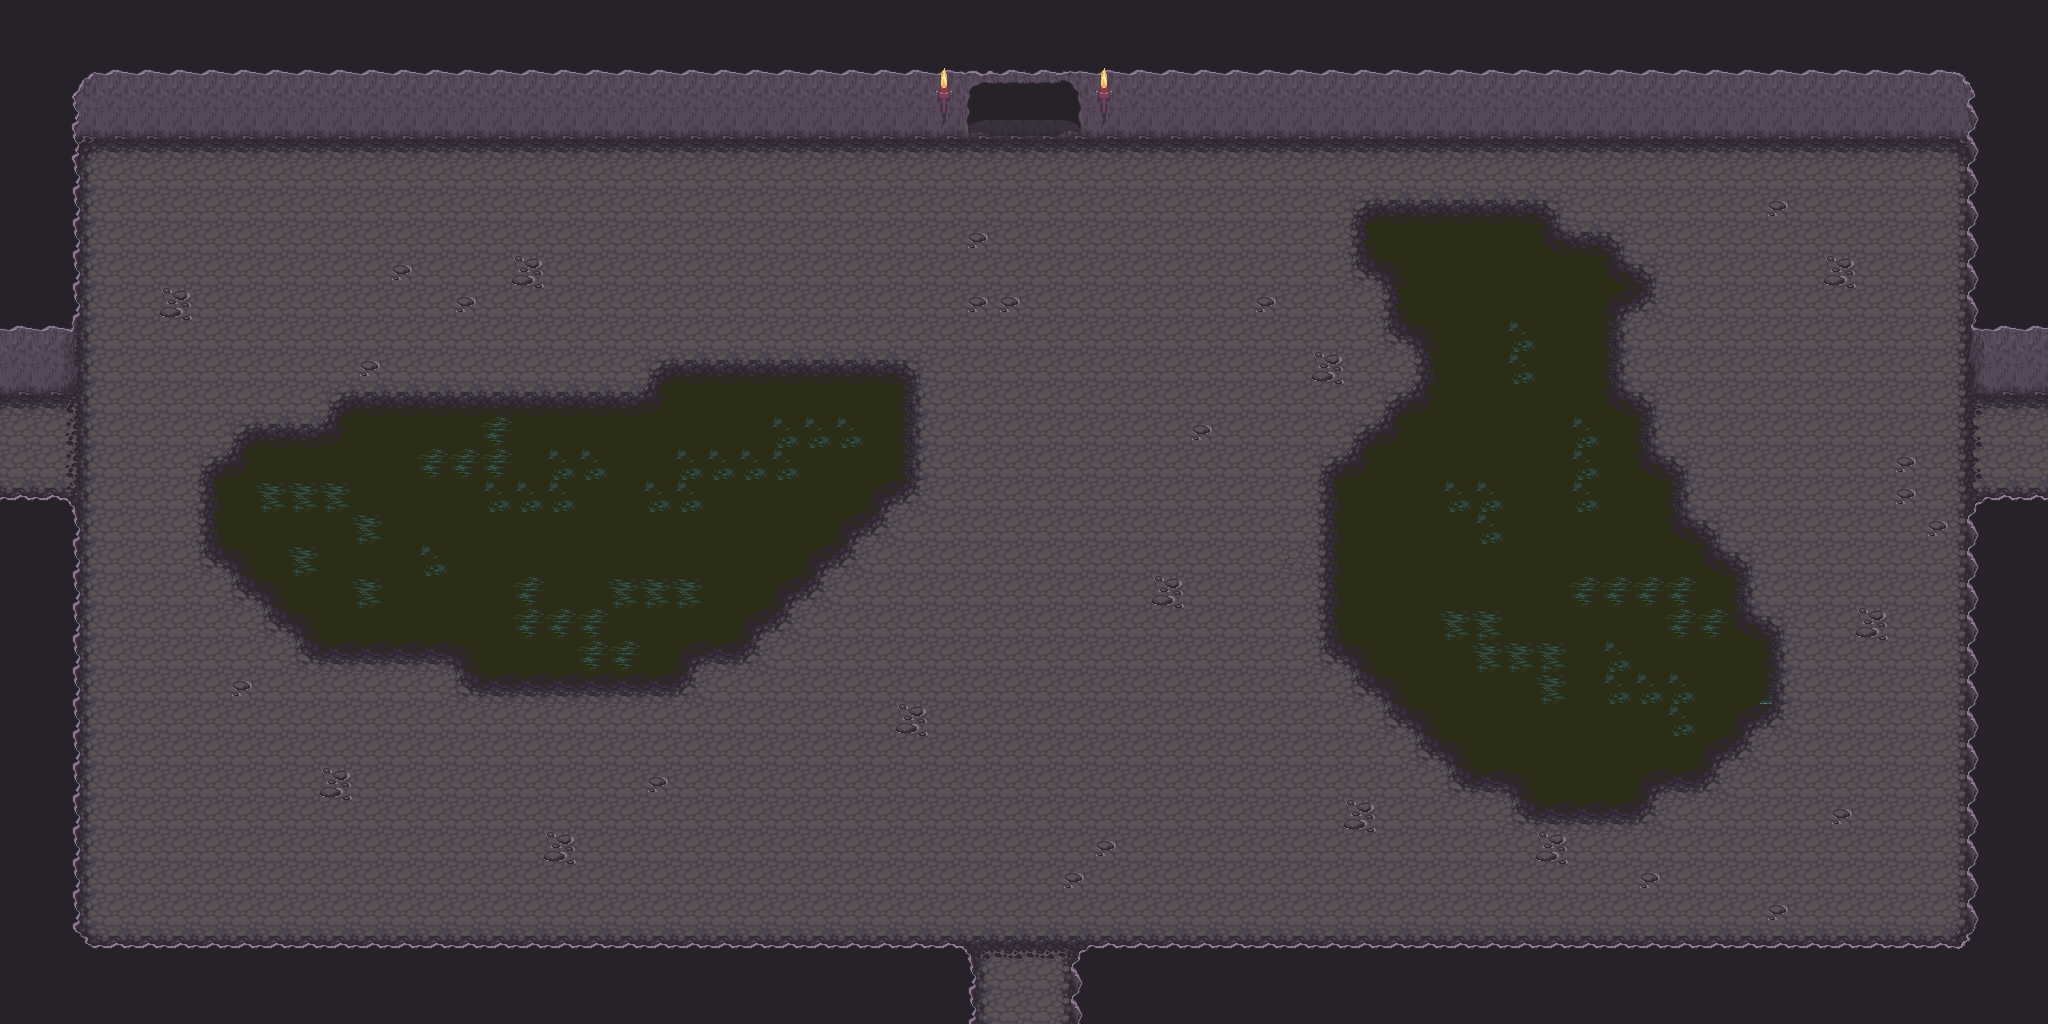

Below is a game level as drawn by its tile map, then a one-line description and the .tmx that defines it (tile-layer data replaced by summaries):
An orthogonal 64x32 tile map with 32x32 px tiles, 7 tile layers (Ground, Ground +1, Ground +2, Ground +3, ...), 5 hidden layers not drawn, 8 tilesets.

<map version="1.0" orientation="orthogonal" renderorder="right-down" width="64" height="32" tilewidth="32" tileheight="32" nextobjectid="1">
 <tileset firstgid="1" name="Artis_dock" tilewidth="32" tileheight="32" tilecount="128" columns="16">
  <image source="../Ressources/Artis_dock.png" width="512" height="256" />
 </tileset>
 <tileset firstgid="129" name="base_out_atlas" tilewidth="32" tileheight="32" tilecount="1024" columns="32">
  <image source="../Ressources/base_out_atlas.png" width="1024" height="1024" />
 </tileset>
 <tileset firstgid="1153" name="build_atlas" tilewidth="32" tileheight="32" tilecount="1024" columns="32">
  <image source="../Ressources/build_atlas.png" width="1024" height="1024" />
 </tileset>
 <tileset firstgid="2177" name="caves" tilewidth="32" tileheight="32" tilecount="66" columns="11">
  <image source="../Ressources/caves.png" width="352" height="192" />
 </tileset>
 <tileset firstgid="2243" name="forest_tiles" tilewidth="32" tileheight="32" tilecount="256" columns="16">
  <image source="../Ressources/forest_tiles.png" width="512" height="512" />
 </tileset>
 <tileset firstgid="2499" name="obj_misk_atlas" tilewidth="32" tileheight="32" tilecount="1024" columns="32">
  <image source="../Ressources/obj_misk_atlas.png" width="1024" height="1024" />
 </tileset>
 <tileset firstgid="3523" name="terrain_atlas" tilewidth="32" tileheight="32" tilecount="1024" columns="32">
  <image source="../Ressources/terrain_atlas.png" width="1024" height="1024" />
 </tileset>
 <tileset firstgid="4547" name="tileset_stone_v4_p1" tilewidth="32" tileheight="32" tilecount="70" columns="5">
  <image source="../Ressources/tileset_stone_v4_p1.png" width="166" height="463" />
 </tileset>
 <layer name="Ground" width="64" height="32">
  <data>[2048 cells, 2048 non-empty, 1 distinct tile ids]</data>
 </layer>
 <layer name="Ground +1" width="64" height="32">
  <data>[2048 cells, 593 non-empty, 21 distinct tile ids]</data>
 </layer>
 <layer name="Ground +2" width="64" height="32">
  <data>[2048 cells, 151 non-empty, 13 distinct tile ids]</data>
 </layer>
 <layer name="Ground +3" width="64" height="32">
  <data>[2048 cells, 668 non-empty, 25 distinct tile ids]</data>
 </layer>
 <layer name="Door" width="64" height="32">
  <data>[2048 cells, 12 non-empty, 9 distinct tile ids]</data>
 </layer>
 <layer name="Collide" width="64" height="32" visible="0">
  <data>[2048 cells, 984 non-empty, 1 distinct tile ids]</data>
 </layer>
 <layer name="TopDoorBlock" width="64" height="32" visible="0">
  <data>[2048 cells, 24 non-empty, 3 distinct tile ids]</data>
 </layer>
 <layer name="BottomDoorBlock" width="64" height="32" visible="0">
  <data>[2048 cells, 18 non-empty, 2 distinct tile ids]</data>
 </layer>
 <layer name="LeftDoorBlock" width="64" height="32" visible="0">
  <data>[2048 cells, 24 non-empty, 2 distinct tile ids]</data>
 </layer>
 <layer name="RightDoorBlock" width="64" height="32" visible="0">
  <data>[2048 cells, 24 non-empty, 2 distinct tile ids]</data>
 </layer>
 <layer name="UpOne" width="64" height="32">
  <data>[2048 cells, 4 non-empty, 2 distinct tile ids]</data>
 </layer>
 <layer name="UpTwo" width="64" height="32">
  <data>[2048 cells, 0 non-empty, 0 distinct tile ids]</data>
 </layer>
</map>
